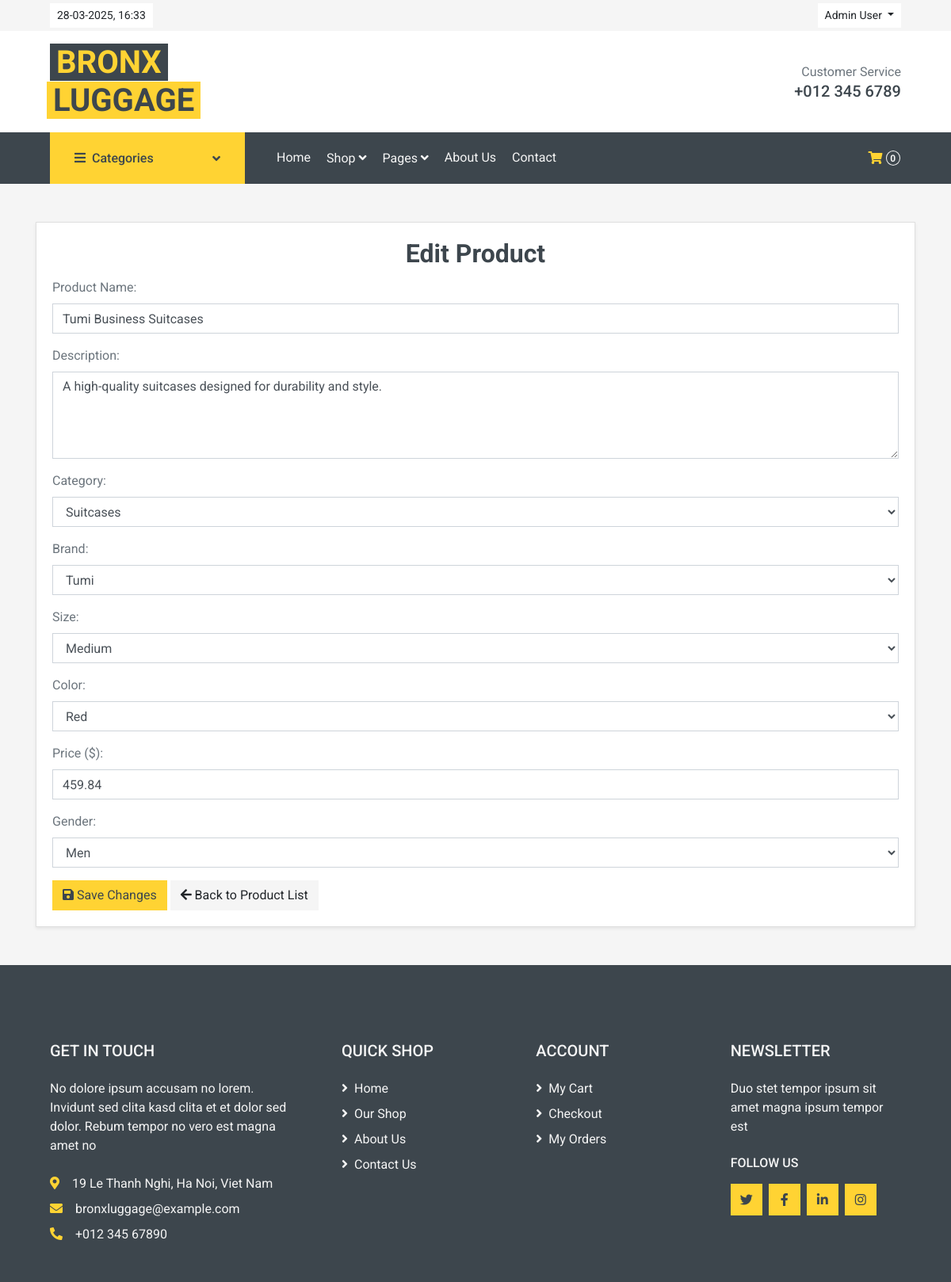
Page /admin/edit_product.php?id=1 (signed in) on the committed database.
### tables this page shows
CREATE TABLE products (
    id INT AUTO_INCREMENT PRIMARY KEY,
    name VARCHAR(255) NOT NULL,
    description TEXT,
    category_id INT NOT NULL,
    brand_id INT NOT NULL,
    size_id INT NOT NULL,
    color_id INT NOT NULL,
    price DECIMAL(10,2) NOT NULL,
    gender ENUM('male', 'female') NOT NULL,
 
    created_at TIMESTAMP DEFAULT CURRENT_TIMESTAMP,
    FOREIGN KEY (category_id) REFERENCES categories(id) ON DELETE CASCADE,
    FOREIGN KEY (brand_id) REFERENCES brands(id) ON DELETE CASCADE,
    FOREIGN KEY (size_id) REFERENCES sizes(id) ON DELETE CASCADE,
    FOREIGN KEY (color_id) REFERENCES colors(id) ON DELETE CASCADE
);

### admin/edit_product.php (the view, shortened to what this page needs)
<?php
require_once '../functions.php';
$product_id = (int) $_GET['id'];
$stmt = $conn->prepare("SELECT name, description, category_id, brand_id, size_id, color_id, price, gender FROM products WHERE id = ?");
$stmt->bind_param("i", $product_id);
$stmt->execute();
$result = $stmt->get_result();
$product = $result->fetch_assoc();
$form_values = [
    'name' => $product['name'],
    'description' => $product['description'],
    'category_id' => $product['category_id'],
    'brand_id' => $product['brand_id'],
    'size_id' => $product['size_id'],
    'color_id' => $product['color_id'],
    'price' => $product['price'],
    'gender' => $product['gender']
];
$errors = [];
?>
<!DOCTYPE html>
<html lang="en">
<head>
    <?php include '../includes/head.php'; ?>
</head>
<body>
    <?php include '../includes/topbar.php'; ?>
    <?php include '../includes/navbar.php'; ?>
    <div class="container mt-5">
        <div class="card shadow-sm">
            <div class="card-body">
                <h2 class="card-title text-center">Edit Product</h2>
                <form method="POST" action="">
                    <div class="form-group">
                        <label for="name">Product Name:</label>
                        <input type="text" class="form-control <?= isset($errors['name']) ? 'is-invalid' : '' ?>"
                            id="name" name="name" value="<?= htmlspecialchars($form_values['name']) ?>" required>
                    </div>
                    <div class="form-group">
                        <label for="description">Description:</label>
                        <textarea class="form-control <?= isset($errors['description']) ? 'is-invalid' : '' ?>"
                            id="description" name="description"
                            rows="4"><?= htmlspecialchars($form_values['description']) ?></textarea>
                    </div>
                    <div class="form-group">
                        <label for="category_id">Category:</label>
                        <select class="form-control <?= isset($errors['category_id']) ? 'is-invalid' : '' ?>"
                            id="category_id" name="category_id" required>
                            <?php
                            $result = $conn->query("SELECT * FROM categories");
                            while ($category = $result->fetch_assoc()) {
                                $selected = $form_values['category_id'] == $category['id'] ? 'selected' : '';
                                echo "<option value='" . $category['id'] . "' $selected>" . htmlspecialchars($category['name']) . "</option>";
                            }
                            ?>
                        </select>
                    </div>
                    <div class="form-group">
                        <label for="brand_id">Brand:</label>
                        <select class="form-control <?= isset($errors['brand_id']) ? 'is-invalid' : '' ?>" id="brand_id"
                            name="brand_id" required>
                            <?php
                            $result = $conn->query("SELECT * FROM brands");
                            while ($row = $result->fetch_assoc()) {
                                $selected = $form_values['brand_id'] == $row['id'] ? 'selected' : '';
                                echo "<option value='" . $row['id'] . "' $selected>" . htmlspecialchars($row['name']) . "</option>";
                            }
                            ?>
                        </select>
                    </div>
                    <div class="form-group">
                        <label for="size_id">Size:</label>
                        <select class="form-control <?= isset($errors['size_id']) ? 'is-invalid' : '' ?>" id="size_id"
                            name="size_id" required>
                            <?php
                            $result = $conn->query("SELECT * FROM sizes");
                            while ($row = $result->fetch_assoc()) {
                                $selected = $form_values['size_id'] == $row['id'] ? 'selected' : '';
                                echo "<option value='" . $row['id'] . "' $selected>" . htmlspecialchars($row['name']) . "</option>";
                            }
                            ?>
                        </select>
                    </div>
                    <div class="form-group">
                        <label for="color_id">Color:</label>
                        <select class="form-control <?= isset($errors['color_id']) ? 'is-invalid' : '' ?>" id="color_id"
                            name="color_id" required>
                            <?php
                            $result = $conn->query("SELECT * FROM colors");
                            while ($row = $result->fetch_assoc()) {
                                $selected = $form_values['color_id'] == $row['id'] ? 'selected' : '';
                                echo "<option value='" . $row['id'] . "' $selected>" . htmlspecialchars($row['name']) . "</option>";
                            }
                            ?>
                        </select>
                    </div>
                    <div class="form-group">
                        <label for="price">Price ($):</label>
                        <input type="number" step="0.01" min="1" max="1000"
                            class="form-control <?= isset($errors['price']) ? 'is-invalid' : '' ?>" id="price"
                            name="price" value="<?= htmlspecialchars($form_values['price'] ?? '') ?>" required>
                    </div>
                    <div class="form-group">
                        <label for="gender">Gender:</label>
                        <select class="form-control <?= isset($errors['gender']) ? 'is-invalid' : '' ?>" id="gender"
                            name="gender" required>
                            <option value="male" <?= $form_values['gender'] === 'male' ? 'selected' : '' ?>>Men</option>
                        </select>
                    </div>
                    <button type="submit" class="btn btn-primary">
                        <i class="fas fa-save"></i> Save Changes
                    </button>
                    <a href="../admin/manage_products.php" class="btn btn-secondary">
                        <i class="fas fa-arrow-left"></i> Back to Product List
                    </a>
                </form>
            </div>
        </div>
    </div>
    <?php include '../includes/footer.php'; ?>
</body>
</html>

### rows in the picture
products: name "Tumi Business Suitcases", description "A high-quality suitcases designed for durability and style.", price "459.84", gender "Men"

### other values in the picture
$_SESSION['name'] "Admin User"
$total_products "0"
form field category_id "Suitcases"
form field brand_id "Tumi"
form field size_id "Medium"
form field color_id "Red"
